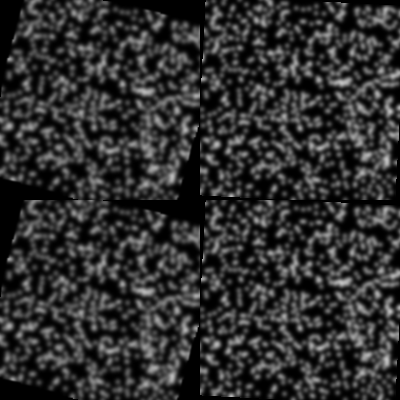
#> input picture nematics/_bacteria/hbec_images/rotations-1.tif, 400 x 400 px; its folder holds only this picture in this run
$ python -i workflow.py   (imports and definitions only)
#> lines starting #> are read from the running program, lines starting #| are printed output that depends on the picture; after the words box and inside, x2 and y2 are one past the last pixel; in counts of white or black regions, pixels touching at a corner belong together
### nematics/Ken/defects.py
#!/usr/bin/env python3
# -*- coding: utf-8 -*-
"""
Created on Wed Jan 26 08:55:18 2022

@author: worlit01

Detection and classification of topological defects.
Works for polar and nematic defects.
Default values are set for nematic field obtained from experimental data.
"""

import scipy as sp
import numpy as np
import pandas as pd

from skimage import feature, measure, restoration

# =============================================================================
# Orientation Analysis
# =============================================================================

def orientation_analysis(img, sigma=1):
    """ Orientation Analysis as in OrientationJ (Fiji). See https://forum.image.sc/t/orientationj-or-similar-for-python/51767/3 for a discussion.
    Also check theoretical-background-orientation.pdf for mathematical concepts. """
    # Compute structure tensor (upper diagonal elements) for every pixel in the image. Structre tensor is postive-definite symmetric matrix (positive eigenvalues)
    Axx, Axy, Ayy = feature.structure_tensor(img.astype(np.float32), sigma=sigma, mode='reflect', order='xy')
    # Get orientation for every pixel in the image
    ori = np.arctan2(2*Axy, Ayy - Axx) / 2
    # Compute coherence (local anisotropy of the image). If both eigenvalues of the structure tensor are equal, the coherence is zero (isotropic image).
    # If the smaller eigenvalue tends to zero, the coherence tends to 1 (see math formulas).
    l1, l2 = feature.structure_tensor_eigenvalues([Axx, Axy, Ayy])
    eps = 1e-3 # to avoid division by zero?
    coh = ((l2-l1) / (l2+l1+eps)) ** 2
    # Finally, compute energy as trace of the structure tensor
    E = np.sqrt(Axx + Ayy)
    E /= np.max(E)
    return ori, coh, E

# [6 lines left out: function get_orientation_angle, not called in this run]

# =============================================================================
# Computation of topological charges
# =============================================================================

def compute_topological_charges(phi, type='nematic', int_area='cell', width=1, boundary='real', origin = 'upper'):
    # Get angles of grid points on the integration path.
    int_angles = get_angles_on_integration_path(phi, int_area, width, origin)
    # Compute the topological charges for all points by computing differences along the integration path.
    k = np.zeros_like(phi)
    for i in range(len(int_angles)-1):
        k += modulo(int_angles[i+1] - int_angles[i], type)
    # Some boundary values have to be discarded for non-periodic data depending on the integration path
    if boundary!='periodic':
        discard_boundary_values(k, int_area, width)
    return k/(2*np.pi)

# [12 lines left out: function charge_of_entire_domain, not called in this run]

def get_angles_on_integration_path(phi, int_area='square', width=1, origin='upper'):
    if int_area=='cell': #2x2 square in old reference
        e = np.roll(phi,-1,axis=1) # eastern neighbor
        n = np.roll(phi,1,axis=0) # northern neighbor
        ne = np.roll(e,1,axis=0) # northeastern neighbor
        int_angles = [e, ne, n, phi, e]
    if int_area=='square':
        e = np.roll(phi,-width,axis=1) # eastern neighbor
        w = np.roll(phi,width,axis=1) # western neighbor
        n = np.roll(phi,width,axis=0) # northern neighbor
        s = np.roll(phi,-width,axis=0) # southern neighbor
        ne = np.roll(e,width,axis=0)
        se = np.roll(e,-width,axis=0)
        nw = np.roll(w,width,axis=0)
        sw = np.roll(w,-width,axis=0)
        int_angles = [e, ne, n, nw, w, sw, s, se, e]
    # Check where the origin is (compare imshow vs. plot) and change the integration order accordingly
    if origin=='lower':
        int_angles.reverse()
    return int_angles

def modulo(x, type='nematic'):
    """ Customized modulo function to remap [-pi,pi) to [-pi/2,pi/2) (nematic case)
    or [-2pi,2pi) to [-pi,pi) (polar case). """
    if type=='polar':
        x[x>=np.pi] -= 2*np.pi
        x[x<-np.pi] += 2*np.pi
    if type=='nematic':
        x[x>=np.pi/2] -= np.pi
        x[x<-np.pi/2] += np.pi
    return x

# [14 lines left out: function modulo_for_single_number, not called in this run]

def discard_boundary_values(k, int_area='square', width=1):
    """ Discard values at the boundary depending on the choosen integration path """
    if int_area=='cell':
        k[0,:], k[:,-1] = 0, 0
    if int_area=='square':
        k[:width+1,:], k[-width:,:], k[:,:width+1], k[:,-width:] = 0, 0, 0, 0

# =============================================================================
# Defect localization
# =============================================================================

def localize_defects(k, x_grid=None, y_grid=None, type='nematic', path='cell', thres=.1):
    ''' Localize defects based on the computed charges and the grid '''
    k_in = get_charge_interval(k, type)
    # Prepare data structure
    columns = ['charge','x','y','x_ind','y_ind']
    defects = pd.DataFrame({'charge': pd.Series(dtype=float),
                            'x' : pd.Series(dtype=float),
                            'y' : pd.Series(dtype=float),
                            'x_ind' : pd.Series(dtype=int),
                            'y_ind' : pd.Series(dtype=int),
                            })
    if y_grid is None: # Check if grid is provided. Otherwise construct pseudo-grid
        x_grid, y_grid = np.meshgrid(np.arange(k.shape[0]),np.arange(k.shape[1]))
    # Iterate over charges
    for c in k_in:
        if c==0: # Skip charge zero, as there is no defect
            continue
        # Find charges with some threshold values and compute connected domains.
        # For each domain key information is stored.
        pos = (k>c-thres) & (k<c+thres)
        pos = measure.label(pos)
        for region in measure.regionprops(pos):
            x_ind = int(region.centroid[1]) # Some flip x/y again?
            y_ind = int(region.centroid[0])
            x = y_grid[x_ind,y_ind]
            y = x_grid[x_ind,y_ind]
            # if path=='cell': # Shift positions if integration area is a single cell.
            #     x += .5
            #     y += .5
            d = pd.DataFrame([[c, x, y, x_ind, y_ind]], columns=columns)
            defects = pd.concat([defects, d], ignore_index=True)
    return defects

def get_charge_interval(k, type='nematic'):
    '''Returns list of exact charges (-1/2,1/2,etc.) charges'''
    if type=='polar':
        min_k, max_k = round(np.min(k)), round(np.max(k))
        n = (max_k - min_k) + 1 # this assumes that min_k <= 0, which should be always the case, as 0 is lower bound.
    if type=='nematic':
        min_k, max_k = round_to_nearest_half_integer(np.min(k)), round_to_nearest_half_integer(np.max(k))
        n = int((max_k - min_k)*2 + 1) # this assumes that min_k <= 0, which should be always the case, as 0 is lower bound.
    return np.linspace(min_k, max_k, n)

def round_to_nearest_half_integer(x):
    return round(x*2)/2

# =============================================================================
# Defect orientation (so far only for (-1/2 and 1/2))
# =============================================================================

def compute_defect_orientations(phi, defects, method='Giomi', **kwargs):
    '''Two methods to compute defect orientation, either based on
    derivatives of the orietation tensor (see Giomi) or comparing interpolated
    orientations with the defect orientation (brute-force).'''
    if method=='Giomi':
        defect_orienation_Q_tensor(phi, defects, **kwargs)
    if method=='interpolation':
        defect_orientation_interpolation(phi, defects, **kwargs)

def defect_orienation_Q_tensor(phi, defects, origin='upper'):
    dQ_xx, dQ_xy, dQ_yy = Q_tensor_gradients(phi)

    # Here is a flip of x and y again, Why?
    plushalf = np.transpose(defects.loc[defects['charge']==.5,['y_ind','x_ind']].to_numpy())
    minushalf = np.transpose(defects.loc[defects['charge']==-.5,['y_ind','x_ind']].to_numpy())

    p_angles = defect_orientation_via_Q_tensor(plushalf, dQ_xx, dQ_xy, dQ_yy, charge=.5)
    m_angles = defect_orientation_via_Q_tensor(minushalf, dQ_xx, dQ_xy, dQ_yy, charge=-.5)

    # Weird flip. Has to be tested in more detail.
    if origin=='upper':
        p_angles += np.pi/2
        m_angles += np.pi/2

    defects.loc[defects['charge']==.5,'ang1'] = p_angles
    defects.loc[defects['charge']==-.5,'ang1'] = m_angles
    defects.loc[defects['charge']==-.5,'ang2'] = m_angles + 2*np.pi/3
    defects.loc[defects['charge']==-.5,'ang3'] = m_angles + 4*np.pi/3

def Q_tensor_gradients(phi):
    n_x = np.cos(phi)
    n_y = np.sin(phi)
    Q_xx = n_x*n_x
    Q_xy = n_x*n_y
    Q_yy = n_y*n_y
    dQ_xx = np.gradient(Q_xx)
    dQ_xy = np.gradient(Q_xy)
    dQ_yy = np.gradient(Q_yy)
    return dQ_xx, dQ_xy, dQ_yy

def defect_orientation_via_Q_tensor(defect_positions, dQ_xx, dQ_xy, dQ_yy, charge):
    """ Use idea of Vromans/Giomi to compute orientation. Also see Tang for generalization
    The orientation of the defect is described by a vector p proportional to div nn """
    # Manual computation of Q=nn, also see Victors' code
    p_y = np.sign(charge)*dQ_xy[0] + dQ_yy[1]
    p_x = dQ_xx[0] + np.sign(charge)*dQ_xy[1]
    # Giomi's formula, should provide same results
    # p_y = np.sign(charge)*dQ_xy[0] - dQ_xx[1]
    # p_x = dQ_xx[0] + np.sign(charge)*dQ_xy[1]

    # Iterate over all defects and compute the average of the vector p.
    # Taking the arctan and rescaling gives the final orientation
    n = len(defect_positions[0])
    angles = np.zeros(n)
    for defect in range(n):
        i, j = defect_positions[0][defect], defect_positions[1][defect]
        num = np.mean(p_y[i-1:i+1, j-1:j+1])
        dem = np.mean(p_x[i-1:i+1, j-1:j+1])
        angles[defect] = np.arctan2(num, dem)
    return (charge/(1-charge))*angles

# [67 lines left out: functions defect_orientation_interpolation, interpolate_orientation_field, get_interpolated_angles, find_k_smallest_values, not called in this run]

### nematics/Ken/workflow.py
# import torch
# import torchvision
import os
import scipy as sp
import numpy as np
import pandas as pd
import matplotlib.pyplot as plt
import cv2
# from skimage import feature, measure, restoration
from defects import *
from natsort import natsorted
import glob


class image_series:
    """
    this class is ment to be activated to automaticly apply analisys process to
    image/ video.

    parameters
    ---------
    path :  str
        path to file/folder in case of many

    window_size : int default = 40
        square window size of size window_size.

    resize_image :tuple, default = None TODO: chack if size is only square
        size for image resize to speedup processing time.
    save_defects : saves the defects data frame into "csv" folder inside the images folder
    save_flow : saves the flow array (currently as mat) into "velocity" folder (inside IO folder)
    save_orientation : saves the flow array (currently as mat) into "velocity" folder (inside IO folder)
    """


    # [22 lines left out: function __init__, not called in this run]


    def controller(self): #here right now, will probably be a class
        pass


    # [67 lines left out: functions fetch_data, calc_orientation, detect_minus_plus, not called in this run]


    def __repr__(self) -> str:
        return f"workflow : \n  number of images = {len(self.images)}"


    # [45 lines left out: function get_flow, not called in this run]


class image:
    """
    this class is ment to be activated to automaticly apply analisys process to
    a single image.

    parameters
    ---------
    path :  str
        path to file

    window_size : int default = 40
        square window size of size window_size

    resize_image :tuple, default = None TODO: chack if size is only square
        size for image resize to speedup processing time
        """


    def __init__(self, path, resize_image= None, window_size = 40):
#> called with path = '../_bacteria/hbec_images/rotations-1.tif', window_size = 40
        self.path = path
        self.name = path.split('\\')[-1].split('.')[0]
        self.img = plt.imread(path)
#> self.img is the input picture: shape (400, 400); min 0, max 192, mean 47.6
        self.window_size = window_size

        #make square image
        self.img = self.img[-np.min(self.img.shape):,-np.min(self.img.shape):]

        if resize_image:
            self.img = cv2.resize(self.img, dsize = resize_image)

    def detect_minus_plus(self):
        """
        detects the defects as -0.5/ +0.5

        returns
        -------
        tuple: (plushalf, minushalf)

            plushalf : pd.DataFrame
                df of plus half defects detected

            minushalf : pd.DataFrame
                df of minus half defects detected

        """

        pix_x = self.img.shape[1]
        pix_y = self.img.shape[0]

        x = np.arange(0,pix_x)
        y = np.arange(0,pix_y)

        xx, yy = np.meshgrid(x, y)


        ori = self.calc_orientation(save_orientation= False)
        k = compute_topological_charges(ori, int_area='cell', origin='upper')
        defects = localize_defects(k, x_grid=xx, y_grid=yy)
        compute_defect_orientations(ori, defects)
        plushalf = defects[defects['charge']==.5]
        minushalf = defects[defects['charge']==-.5]

        return plushalf, minushalf


    def calc_orientation(self, save_orientation= False):
        ori, coh, E = orientation_analysis(self.img, self.window_size)

        if save_orientation:
            path_to_save = os.path.normpath(
                self.path + os.sep + os.pardir + os.sep + os.pardir
                ) + '\\orientation\\'
            name = 'orientation_from_' +self.name + '.npy'
            np.save(path_to_save + name,ori)


        return ori


    def crop_and_tilt(self, defects_df = None, velocity_array = None,orientation_array = None, half_window = 200, save = False):
        """
        for each defect in the image, cropes a window around it and tilts it and the
        flow around it.
        """

        #TODO: should consider batches

        if(defects_df is None):
            plus_half, minus_half = self.detect_minus_plus()
#> in orientation_analysis, `E /= np.max(E)`:
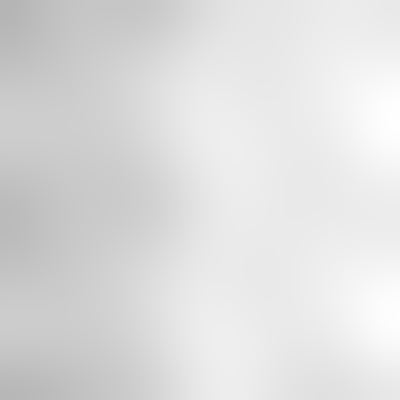
#> E: shape (400, 400) float32; min 0.708, max 1, mean 0.871
#> in compute_topological_charges, `int_angles = get_angles_on_integration_path(phi, int_area, width, orig..`: int_angles = 5 items
#> the loop in compute_topological_charges, `for i in range(len(int_angles)-1):` made 4 passes
#> pass 1, in compute_topological_charges, `k += modulo(int_angles[i+1] - int_angles[i], type)`:
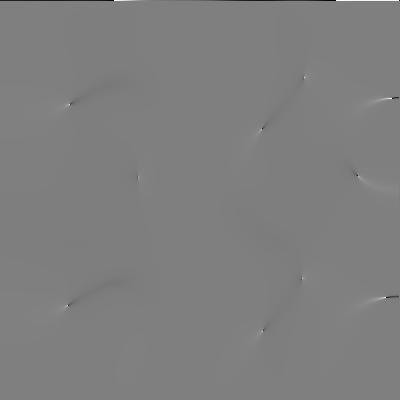
#> k: shape (400, 400) float32; min -1.57, max 1.57, mean -0.00218; drawn with min black and max white
#> in discard_boundary_values, `k[0,:], k[:,-1] = 0, 0`: k: shape (400, 400) float32; min -3.14, max 3.14, mean -3.93e-05
#> in get_charge_interval, `min_k, max_k = round_to_nearest_half_integer(np.min(k)), round_to_near..`: min_k = -0.5; max_k = 0.5
#> in get_charge_interval, `n = int((max_k - min_k)*2 + 1)`: n = 3
#> in localize_defects, `k_in = get_charge_interval(k, type)`: k_in = [-0.5, 0, 0.5]
#> the loop in localize_defects, `for c in k_in:` made 3 passes
#> c on passes 1 to 3: -0.5, 0, 0.5
#> pass 1, in localize_defects, `pos = (k>c-thres) & (k<c+thres)`:
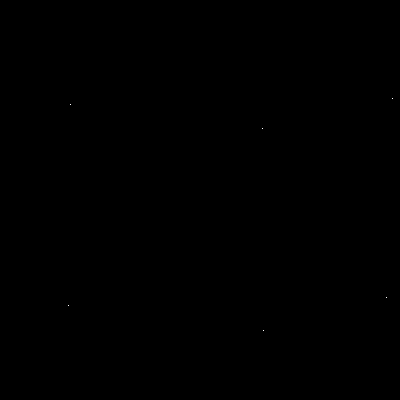
#> pos: shape (400, 400) bool; 0% white in thin lines or dots, all inside (x1, y1, x2, y2) = (68, 98, 393, 331)
#> in detect_minus_plus, `defects = localize_defects(k, x_grid=xx, y_grid=yy)`: defects = table of 10 rows and 5 columns
#> in Q_tensor_gradients, `Q_xx = n_x*n_x`:
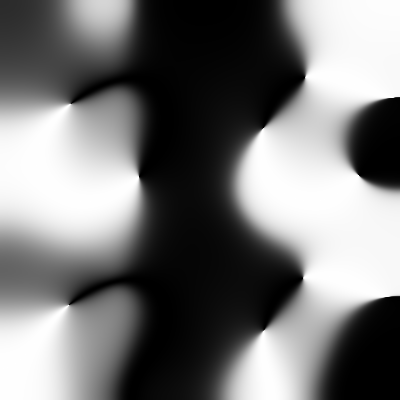
#> Q_xx: shape (400, 400) float32; min 9.24e-11, max 1, mean 0.467
#> in Q_tensor_gradients, `Q_xy = n_x*n_y`:
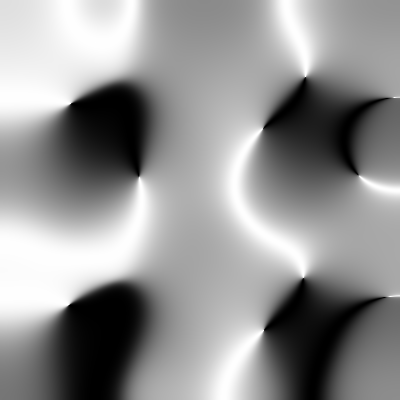
#> Q_xy: shape (400, 400) float32; min -0.5, max 0.5, mean 0.0757; drawn with min black and max white
#> in Q_tensor_gradients, `Q_yy = n_y*n_y`:
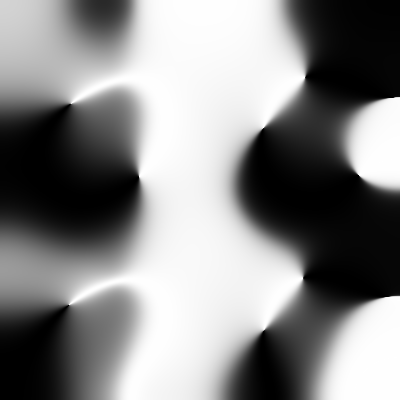
#> Q_yy: shape (400, 400) float32; min 6.09e-11, max 1, mean 0.533
#> in Q_tensor_gradients, `dQ_xx = np.gradient(Q_xx)`: dQ_xx = 2 items
#> the loop in defect_orientation_via_Q_tensor, `for defect in range(n):` made 4 passes
#> (num, dem) on passes 1 to 4: (-0.364, -0.0146), (0.471, 0.457), (0.397, 0.175), (-0.423, -0.0546)
#> after the loop in defect_orientation_via_Q_tensor, `for defect in range(n):`: angles = [-1.61, 0.801, 1.16, -1.7]
#> call 2 of defect_orientation_via_Q_tensor, with defect_positions = array of shape (2, 6), charge = -0.5
#> in defect_orientation_via_Q_tensor (call 2), `p_y = np.sign(charge)*dQ_xy[0] + dQ_yy[1]`:
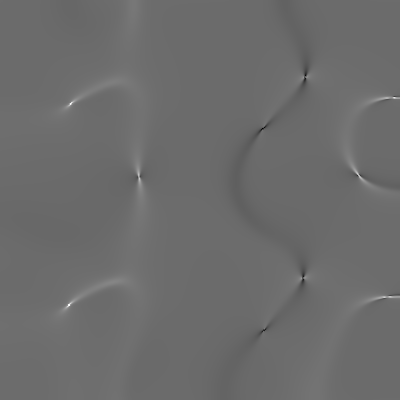
#> p_y: shape (400, 400) float32; min -0.408, max 0.555, mean 0.00117; drawn with min black and max white
#> the loop in defect_orientation_via_Q_tensor (call 2), `for defect in range(n):` made 6 passes
#> (num, dem) on passes 1 to 6: (0.132, -0.561), (0.38, 0.543), (-0.15, 0.297), (0.208, -0.557), (0.333, 0.467), (-0.149, 0.413)
#> after the loop in defect_orientation_via_Q_tensor (call 2), `for defect in range(n):`: angles = [2.91, 0.611, -0.468, 2.78, 0.619, -0.347]
#> in defect_orienation_Q_tensor, `m_angles = defect_orientation_via_Q_tensor(minushalf, dQ_xx, dQ_xy, dQ..`: m_angles = [-0.97, -0.204, 0.156, -0.928, -0.206, 0.116]
#> in defect_orienation_Q_tensor, `p_angles += np.pi/2`: p_angles = [-0.0402, 2.37, 2.73, -0.129]
#> in defect_orienation_Q_tensor, `m_angles += np.pi/2`: m_angles = [0.601, 1.37, 1.73, 0.643, 1.36, 1.69]
#> in detect_minus_plus, `plushalf = defects[defects['charge']==.5]`: plushalf = table of 4 rows and 8 columns
#> in detect_minus_plus, `minushalf = defects[defects['charge']==-.5]`: minushalf = table of 6 rows and 8 columns
#> plus_half = table of 4 rows and 8 columns; minus_half = table of 6 rows and 8 columns
            defects_df = pd.concat([plus_half,minus_half])
#> defects_df = table of 10 rows and 8 columns

        if(velocity_array is None):
#> (the run stopped early here; a loop or call above may not have finished)
